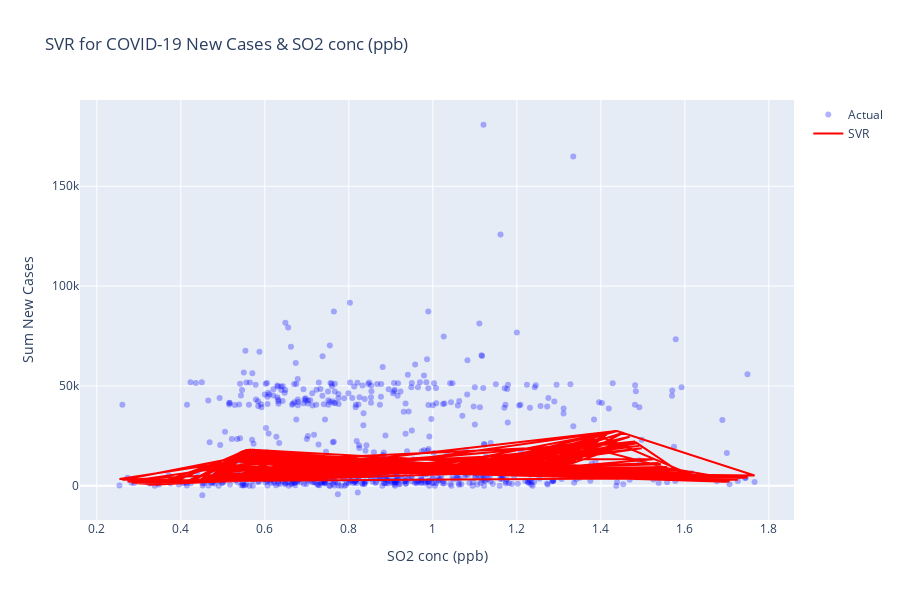

This figure's notebook cell:
### Code cell
## Perform regression modeling via SVR
x = NewData['SO2 conc (ppb)']
x = x.values.reshape(-1, 1)
y = NewData['Sum New Cases']
#--------------------------------------------------------------
# SVR model with hyperparameter optimization
#--------------------------------------------------------------
# Split the data into train and test sets
x_train, x_test, y_train, y_test = train_test_split(x, y, test_size=0.2, random_state=42)

# Create a pipeline with StandardScaler and SVR
pipeline = Pipeline([('scaler', StandardScaler()),
                     ('svr', SVR(kernel='rbf'))])

# Define the parameter grid for hyperparameter optimization
param_grid = {'svr__C': [10000, 1000000, 100],
              'svr__gamma': [10, 1000, 100]}
# param_grid = {'svr__C': [100, 1000, 100],
#               'svr__gamma': [1, 1000, 100]}

# Perform grid search with cross-validation on train data
grid_search = GridSearchCV(pipeline, param_grid)
grid_search.fit(x_train, y_train)

# Predict using best model on test data
best_svr = grid_search.best_estimator_
y_svr_pred_test = best_svr.predict(x_test)

# Calculate R2 and RMSE for SVR model
svr_r2 = r2_score(y_test, y_svr_pred_test)
svr_rmse = np.sqrt(mean_squared_error(y_test, y_svr_pred_test))

print("Model Evaluation")
print("\nSupport Vector Regression: RMSE=%.2f, R2=%.2f" % (svr_rmse, svr_r2))
print("Hyperparameters:", best_svr, "\n")

# Plot the model
import plotly.graph_objects as go

xtt = NewData['SO2 conc (ppb)']#df_chatter['date'].dt.strftime('%Y-%m-%d')
scatter_actual = go.Scatter(x=xtt, y=y, mode='markers', name='Actual', marker=dict(color='blue', opacity=0.3))

# line_regression = go.Scatter(x=xtt, y=y_linear_pred, mode='lines', name='LR', line=dict(color='red', dash='dash'))

y_svr_pred = best_svr.predict(x) # Plot on all data
line_svr = go.Scatter(x=xtt, y=y_svr_pred, mode='lines', name='SVR', line=dict(color='red'))

data = [scatter_actual, line_svr]

layout = go.Layout(xaxis=dict(title='SO2 conc (ppb)'),
                   yaxis=dict(title='Sum New Cases'),
                   title='SVR for COVID-19 New Cases & SO2 conc (ppb)',
                   showlegend=True,
                   height=600)

fig = go.Figure(data=data, layout=layout)
fig.show()

### Figure 1 — Plotly figure (JSON) as saved in the notebook; plotly's stock layout.template omitted (floating-point values rounded to 4 significant figures; data arrays with more than 128 entries replaced by an {"elided": "..."} marker saying what was removed)
{"data": [{"marker": {"color": "blue", "opacity": 0.3}, "mode": "markers", "name": "Actual", "x": {"elided": "713 float values"}, "y": {"elided": "713 float values"}, "type": "scatter"}, {"line": {"color": "red"}, "mode": "lines", "name": "SVR", "x": {"elided": "713 float values"}, "y": {"elided": "713 float values"}, "type": "scatter"}], "layout": {"height": 600, "showlegend": true, "title": {"text": "SVR for COVID-19 New Cases & SO2 conc (ppb)"}, "xaxis": {"title": {"text": "SO2 conc (ppb)"}}, "yaxis": {"title": {"text": "Sum New Cases"}}}}
